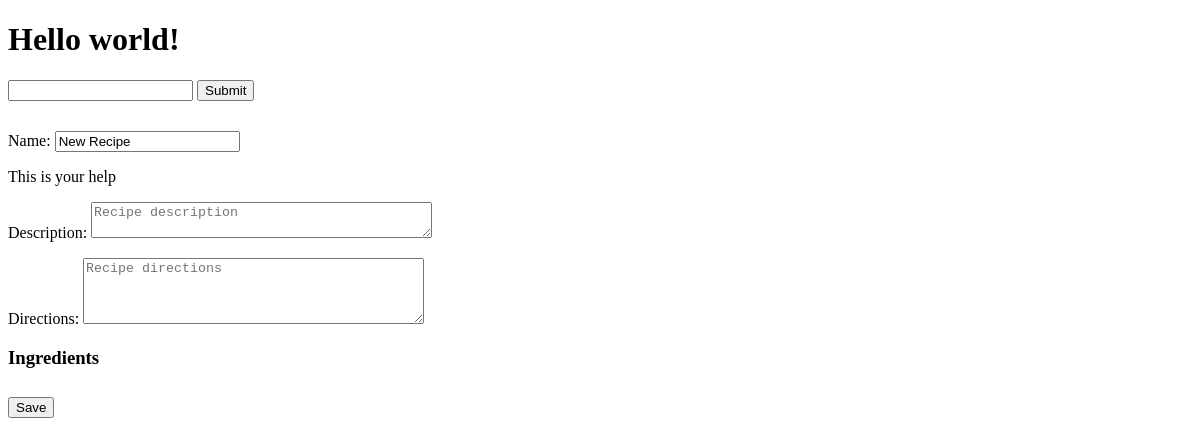
/pantry/recipes/2/edit/ (signed in), run on an earlier commit of the app's database.
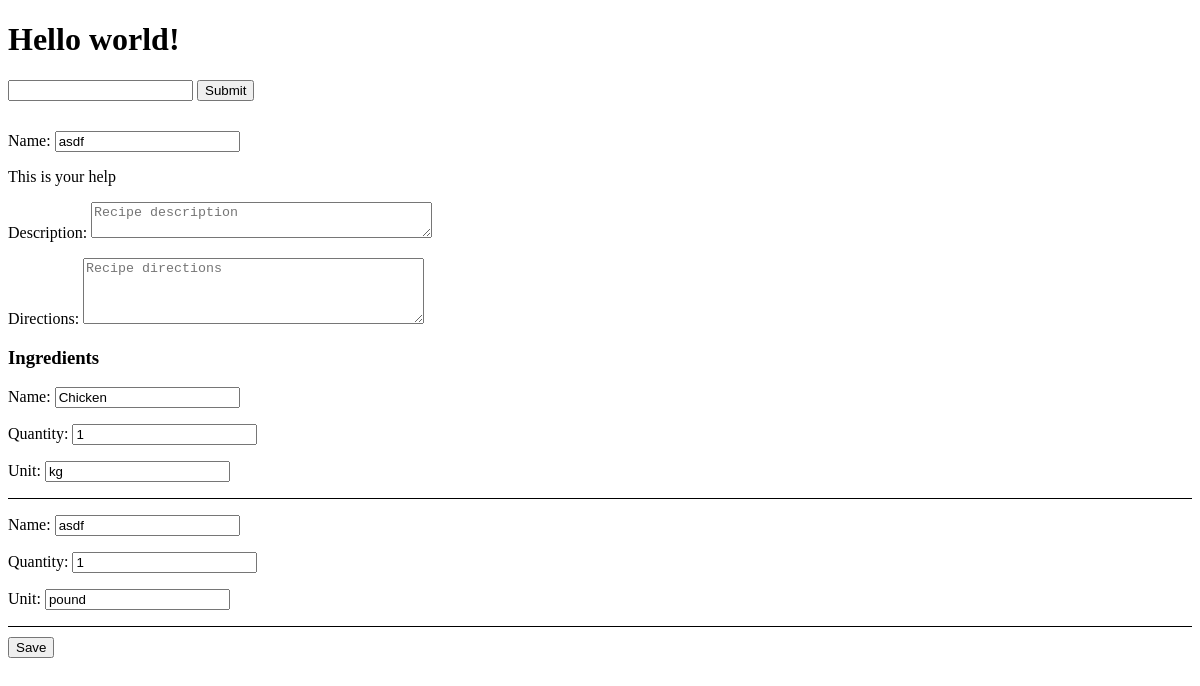
And on a later commit of the database.
### recipes/models.py (models this page shows, shortened)
class Recipe(models.Model):
    user = models.ForeignKey(settings.AUTH_USER_MODEL, on_delete=models.CASCADE)
    name = models.CharField(max_length=220)
    description = models.TextField(blank=True, null=True)
    directions = models.TextField(blank=True, null=True)
    timestamp = models.DateTimeField(auto_now_add=True)
    updated = models.DateTimeField(auto_now=True)
    active = models.BooleanField(default=True)

### recipes/views.py (the view, shortened to what this page needs)
# urls.py: path("<int:id>/edit/", recipe_update_view, name='update'),
@login_required
def recipe_update_view(request, id=None):
    obj = get_object_or_404(Recipe, id=id, user=request.user)
    form = RecipeForm(request.POST or None, instance=obj)
    RecipeIngredientFormset = modelformset_factory(RecipeIngredient, form=RecipeIngredientForm, extra=0)
    qs = obj.recipeingredient_set.all() # []
    formset = RecipeIngredientFormset(request.POST or None, queryset=qs)
    context = {
        "form": form,
        "formset": formset,
        "object": obj,
    }
    return render(request, "recipes/create-update.html", context)

### recipes/forms.py
class RecipeForm(forms.ModelForm):
    error_css_class = 'error-field'
    required_css_class = 'required-field'
    name = forms.CharField(widget=forms.TextInput(attrs={"class": "form-control", "placeholder": "Recipe name"}), help_text='This is your help  ')
    class Meta:
        model = Recipe
        fields = ['name', 'description', 'directions']
    def __init__(self, *args, **kwargs):
        super().__init__(*args, **kwargs)
        for field in self.fields:
            print(field)
            new_data = {
                "placeholder": f'Recipe {str(field)}',
                "class": 'form-control',
            }
            self.fields[str(field)].widget.attrs.update(
                new_data
            )
        self.fields['description'].widget.attrs.update({'rows': '2'})
        self.fields['directions'].widget.attrs.update({'rows': '4'})

### templates/recipes/create-update.html (shortened to what this page needs)
{% extends "base.html" %}
{% block content %}
<div style='margin-top:30px;'>
    <form action='.' method="POST">
        {% for field in form %}
        <div class="{% if field.field.required %}{{ form.required_css_class }}{% endif %}">
            {{ field.label_tag }} {{ field }}
            <p class="help">{{ field.help_text|safe }}</p>
        </div>
        {% endfor %}
        {% if formset %}
        <h3>Ingredients</h3>
        {% for form in formset %}
            <div class="ingredient-form">
                {{ form.as_p }}
            </div>
        {% endfor %}
        {% endif %}
        <button style='margin-top:10px;' type='submit' >Save</button>
    </form>
</div>
{% endblock content %}

What changed in the data, as far as the page shows it:
changed Recipe: name "New Recipe" → "asdf"
Also different on the page:
new list line: "Name: Quantity: Unit: Chicken 1 kg"
new list line: "Name: Quantity: Unit: asdf 1 pound"
